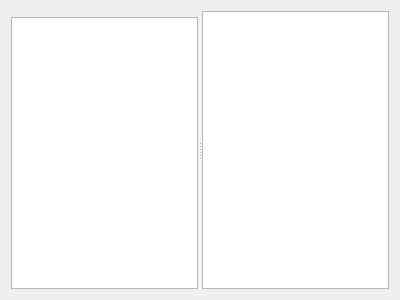
<?xml version="1.0" encoding="UTF-8"?>
<ui version="4.0">
 <class>GammaRay::MessageHandler</class>
 <widget class="QWidget" name="GammaRay::MessageHandler">
  <property name="geometry">
   <rect>
    <x>0</x>
    <y>0</y>
    <width>400</width>
    <height>300</height>
   </rect>
  </property>
  <property name="windowTitle">
   <string>Form</string>
  </property>
  <layout class="QVBoxLayout" name="verticalLayout_2">
   <item>
    <widget class="QSplitter" name="splitter">
     <property name="orientation">
      <enum>Qt::Horizontal</enum>
     </property>
     <widget class="QWidget" name="layoutWidget">
      <layout class="QVBoxLayout" name="verticalLayout">
       <item>
        <widget class="KFilterProxySearchLine" name="messageSearchLine" native="true"/>
       </item>
       <item>
        <widget class="QTreeView" name="messageView"/>
       </item>
      </layout>
     </widget>
     <widget class="QTreeView" name="backtraceView"/>
    </widget>
   </item>
  </layout>
 </widget>
 <customwidgets>
  <customwidget>
   <class>KFilterProxySearchLine</class>
   <extends>QWidget</extends>
   <header>kde/kfilterproxysearchline.h</header>
   <container>1</container>
  </customwidget>
 </customwidgets>
 <resources/>
 <connections/>
</ui>
